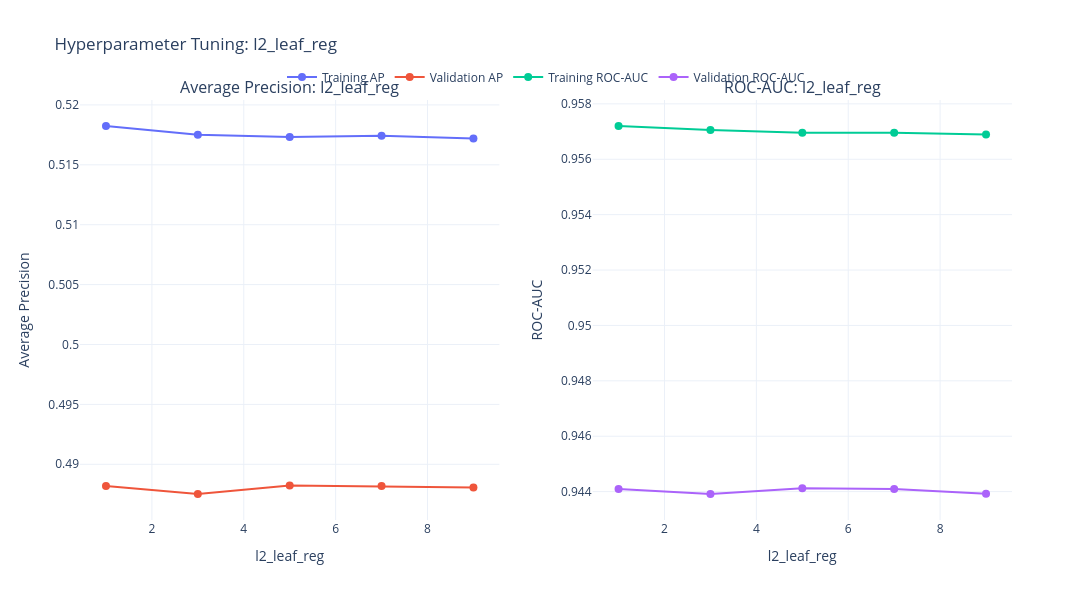

Notebook code cell kept with this figure:
### Code cell
%%time

test_param_and_plot(CatBoostClassifier, 'l2_leaf_reg', [1, 3, 5, 7, 9], **params)

### Figure 1 — Plotly figure (JSON) as saved in the notebook; plotly's stock layout.template omitted (floating-point values rounded to 4 significant figures)
{"data": [{"hovertemplate": "<b>l2_leaf_reg</b>: %{x}<br>Training AP: %{y:.6f}<extra></extra>", "line": {"width": 2}, "marker": {"size": 8}, "mode": "lines+markers", "name": "Training AP", "type": "scatter", "x": [1, 3, 5, 7, 9], "xaxis": "x", "y": [0.5182, 0.5175, 0.5173, 0.5174, 0.5172], "yaxis": "y"}, {"hovertemplate": "<b>l2_leaf_reg</b>: %{x}<br>Validation AP: %{y:.6f}<extra></extra>", "line": {"width": 2}, "marker": {"size": 8}, "mode": "lines+markers", "name": "Validation AP", "type": "scatter", "x": [1, 3, 5, 7, 9], "xaxis": "x", "y": [0.4882, 0.4875, 0.4882, 0.4882, 0.4881], "yaxis": "y"}, {"hovertemplate": "<b>l2_leaf_reg</b>: %{x}<br>Training ROC-AUC: %{y:.6f}<extra></extra>", "line": {"width": 2}, "marker": {"size": 8}, "mode": "lines+markers", "name": "Training ROC-AUC", "type": "scatter", "x": [1, 3, 5, 7, 9], "xaxis": "x2", "y": [0.9572, 0.9571, 0.957, 0.957, 0.9569], "yaxis": "y2"}, {"hovertemplate": "<b>l2_leaf_reg</b>: %{x}<br>Validation ROC-AUC: %{y:.6f}<extra></extra>", "line": {"width": 2}, "marker": {"size": 8}, "mode": "lines+markers", "name": "Validation ROC-AUC", "type": "scatter", "x": [1, 3, 5, 7, 9], "xaxis": "x2", "y": [0.9441, 0.9439, 0.9441, 0.9441, 0.9439], "yaxis": "y2"}], "layout": {"annotations": [{"font": {"size": 16}, "showarrow": false, "text": "Average Precision: l2_leaf_reg", "x": 0.225, "xanchor": "center", "xref": "paper", "y": 1, "yanchor": "bottom", "yref": "paper"}, {"font": {"size": 16}, "showarrow": false, "text": "ROC-AUC: l2_leaf_reg", "x": 0.775, "xanchor": "center", "xref": "paper", "y": 1, "yanchor": "bottom", "yref": "paper"}], "height": 600, "hovermode": "closest", "legend": {"orientation": "h", "x": 0.5, "xanchor": "center", "y": 1.02, "yanchor": "bottom"}, "title": {"text": "Hyperparameter Tuning: l2_leaf_reg"}, "width": 1200, "xaxis": {"anchor": "y", "domain": [0, 0.45], "title": {"text": "l2_leaf_reg"}}, "xaxis2": {"anchor": "y2", "domain": [0.55, 1], "title": {"text": "l2_leaf_reg"}}, "yaxis": {"anchor": "x", "domain": [0, 1], "title": {"text": "Average Precision"}}, "yaxis2": {"anchor": "x2", "domain": [0, 1], "title": {"text": "ROC-AUC"}}}}
